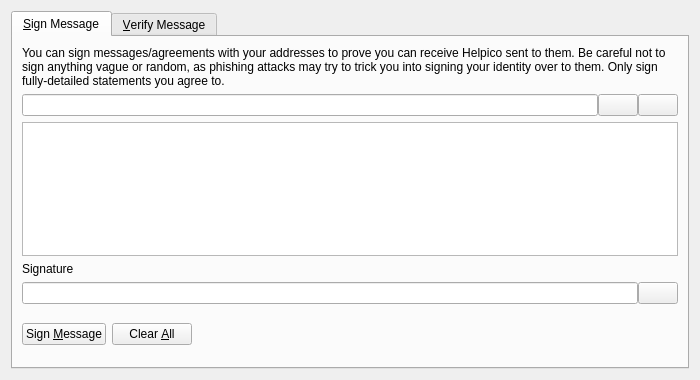
<?xml version="1.0" encoding="UTF-8"?>
<ui version="4.0">
 <class>SignVerifyMessageDialog</class>
 <widget class="QDialog" name="SignVerifyMessageDialog">
  <property name="geometry">
   <rect>
    <x>0</x>
    <y>0</y>
    <width>700</width>
    <height>380</height>
   </rect>
  </property>
  <property name="windowTitle">
   <string>Signatures - Sign / Verify a Message</string>
  </property>
  <property name="modal">
   <bool>true</bool>
  </property>
  <layout class="QVBoxLayout" name="verticalLayout">
   <item>
    <widget class="QTabWidget" name="tabWidget">
     <property name="currentIndex">
      <number>0</number>
     </property>
     <widget class="QWidget" name="tabSignMessage">
      <attribute name="title">
       <string>&amp;Sign Message</string>
      </attribute>
      <layout class="QVBoxLayout" name="verticalLayout_SM">
       <item>
        <widget class="QLabel" name="infoLabel_SM">
         <property name="text">
          <string>You can sign messages/agreements with your addresses to prove you can receive Helpico sent to them. Be careful not to sign anything vague or random, as phishing attacks may try to trick you into signing your identity over to them. Only sign fully-detailed statements you agree to.</string>
         </property>
         <property name="textFormat">
          <enum>Qt::PlainText</enum>
         </property>
         <property name="wordWrap">
          <bool>true</bool>
         </property>
        </widget>
       </item>
       <item>
        <layout class="QHBoxLayout" name="horizontalLayout_1_SM">
         <property name="spacing">
          <number>0</number>
         </property>
         <item>
          <widget class="QValidatedLineEdit" name="addressIn_SM">
           <property name="toolTip">
            <string>The Helpico address to sign the message with</string>
           </property>
          </widget>
         </item>
         <item>
          <widget class="QPushButton" name="addressBookButton_SM">
           <property name="toolTip">
            <string>Choose previously used address</string>
           </property>
           <property name="text">
            <string/>
           </property>
           <property name="shortcut">
            <string>Alt+A</string>
           </property>
           <property name="autoDefault">
            <bool>false</bool>
           </property>
          </widget>
         </item>
         <item>
          <widget class="QPushButton" name="pasteButton_SM">
           <property name="toolTip">
            <string>Paste address from clipboard</string>
           </property>
           <property name="text">
            <string/>
           </property>
           <property name="shortcut">
            <string>Alt+P</string>
           </property>
           <property name="autoDefault">
            <bool>false</bool>
           </property>
          </widget>
         </item>
        </layout>
       </item>
       <item>
        <widget class="QPlainTextEdit" name="messageIn_SM">
         <property name="toolTip">
          <string>Enter the message you want to sign here</string>
         </property>
        </widget>
       </item>
       <item>
        <widget class="QLabel" name="signatureLabel_SM">
         <property name="text">
          <string>Signature</string>
         </property>
         <property name="textFormat">
          <enum>Qt::PlainText</enum>
         </property>
        </widget>
       </item>
       <item>
        <layout class="QHBoxLayout" name="horizontalLayout_2_SM">
         <property name="spacing">
          <number>0</number>
         </property>
         <item>
          <widget class="QLineEdit" name="signatureOut_SM">
           <property name="font">
            <font>
             <italic>true</italic>
            </font>
           </property>
           <property name="readOnly">
            <bool>true</bool>
           </property>
          </widget>
         </item>
         <item>
          <widget class="QPushButton" name="copySignatureButton_SM">
           <property name="toolTip">
            <string>Copy the current signature to the system clipboard</string>
           </property>
           <property name="text">
            <string/>
           </property>
           <property name="autoDefault">
            <bool>false</bool>
           </property>
          </widget>
         </item>
        </layout>
       </item>
       <item>
        <layout class="QHBoxLayout" name="horizontalLayout_3_SM">
         <item>
          <widget class="QPushButton" name="signMessageButton_SM">
           <property name="toolTip">
            <string>Sign the message to prove you own this Helpico address</string>
           </property>
           <property name="text">
            <string>Sign &amp;Message</string>
           </property>
           <property name="autoDefault">
            <bool>false</bool>
           </property>
          </widget>
         </item>
         <item>
          <widget class="QPushButton" name="clearButton_SM">
           <property name="toolTip">
            <string>Reset all sign message fields</string>
           </property>
           <property name="text">
            <string>Clear &amp;All</string>
           </property>
           <property name="autoDefault">
            <bool>false</bool>
           </property>
          </widget>
         </item>
         <item>
          <spacer name="horizontalSpacer_1_SM">
           <property name="orientation">
            <enum>Qt::Horizontal</enum>
           </property>
           <property name="sizeHint" stdset="0">
            <size>
             <width>40</width>
             <height>48</height>
            </size>
           </property>
          </spacer>
         </item>
         <item>
          <widget class="QLabel" name="statusLabel_SM">
           <property name="font">
            <font>
             <weight>75</weight>
             <bold>true</bold>
            </font>
           </property>
           <property name="text">
            <string/>
           </property>
           <property name="wordWrap">
            <bool>true</bool>
           </property>
          </widget>
         </item>
         <item>
          <spacer name="horizontalSpacer_2_SM">
           <property name="orientation">
            <enum>Qt::Horizontal</enum>
           </property>
           <property name="sizeHint" stdset="0">
            <size>
             <width>40</width>
             <height>48</height>
            </size>
           </property>
          </spacer>
         </item>
        </layout>
       </item>
      </layout>
     </widget>
     <widget class="QWidget" name="tabVerifyMessage">
      <attribute name="title">
       <string>&amp;Verify Message</string>
      </attribute>
      <layout class="QVBoxLayout" name="verticalLayout_VM">
       <item>
        <widget class="QLabel" name="infoLabel_VM">
         <property name="text">
          <string>Enter the receiver's address, message (ensure you copy line breaks, spaces, tabs, etc. exactly) and signature below to verify the message. Be careful not to read more into the signature than what is in the signed message itself, to avoid being tricked by a man-in-the-middle attack. Note that this only proves the signing party receives with the address, it cannot prove sendership of any transaction!</string>
         </property>
         <property name="textFormat">
          <enum>Qt::PlainText</enum>
         </property>
         <property name="alignment">
          <set>Qt::AlignLeading|Qt::AlignLeft|Qt::AlignTop</set>
         </property>
         <property name="wordWrap">
          <bool>true</bool>
         </property>
        </widget>
       </item>
       <item>
        <layout class="QHBoxLayout" name="horizontalLayout_1_VM">
         <property name="spacing">
          <number>0</number>
         </property>
         <item>
          <widget class="QValidatedLineEdit" name="addressIn_VM">
           <property name="toolTip">
            <string>The Helpico address the message was signed with</string>
           </property>
          </widget>
         </item>
         <item>
          <widget class="QPushButton" name="addressBookButton_VM">
           <property name="toolTip">
            <string>Choose previously used address</string>
           </property>
           <property name="text">
            <string/>
           </property>
           <property name="shortcut">
            <string>Alt+A</string>
           </property>
           <property name="autoDefault">
            <bool>false</bool>
           </property>
          </widget>
         </item>
        </layout>
       </item>
       <item>
        <widget class="QPlainTextEdit" name="messageIn_VM"/>
       </item>
       <item>
        <widget class="QValidatedLineEdit" name="signatureIn_VM"/>
       </item>
       <item>
        <layout class="QHBoxLayout" name="horizontalLayout_2_VM">
         <item>
          <widget class="QPushButton" name="verifyMessageButton_VM">
           <property name="toolTip">
            <string>Verify the message to ensure it was signed with the specified Helpico address</string>
           </property>
           <property name="text">
            <string>Verify &amp;Message</string>
           </property>
           <property name="autoDefault">
            <bool>false</bool>
           </property>
          </widget>
         </item>
         <item>
          <widget class="QPushButton" name="clearButton_VM">
           <property name="toolTip">
            <string>Reset all verify message fields</string>
           </property>
           <property name="text">
            <string>Clear &amp;All</string>
           </property>
           <property name="autoDefault">
            <bool>false</bool>
           </property>
          </widget>
         </item>
         <item>
          <spacer name="horizontalSpacer_1_VM">
           <property name="orientation">
            <enum>Qt::Horizontal</enum>
           </property>
           <property name="sizeHint" stdset="0">
            <size>
             <width>40</width>
             <height>48</height>
            </size>
           </property>
          </spacer>
         </item>
         <item>
          <widget class="QLabel" name="statusLabel_VM">
           <property name="font">
            <font>
             <weight>75</weight>
             <bold>true</bold>
            </font>
           </property>
           <property name="text">
            <string/>
           </property>
           <property name="wordWrap">
            <bool>true</bool>
           </property>
          </widget>
         </item>
         <item>
          <spacer name="horizontalSpacer_2_VM">
           <property name="orientation">
            <enum>Qt::Horizontal</enum>
           </property>
           <property name="sizeHint" stdset="0">
            <size>
             <width>40</width>
             <height>48</height>
            </size>
           </property>
          </spacer>
         </item>
        </layout>
       </item>
      </layout>
     </widget>
    </widget>
   </item>
  </layout>
 </widget>
 <customwidgets>
  <customwidget>
   <class>QValidatedLineEdit</class>
   <extends>QLineEdit</extends>
   <header>qvalidatedlineedit.h</header>
  </customwidget>
 </customwidgets>
 <resources>
  <include location="../helpico.qrc"/>
 </resources>
 <connections/>
</ui>
